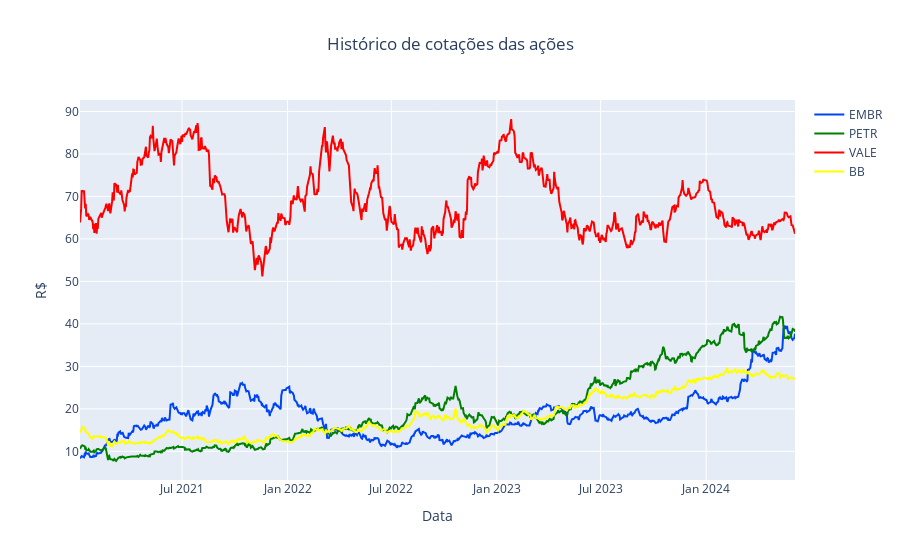

Notebook code for this chart:
### Markdown cell above
Durante o intervalo de tempo de 2021 até maio de 2024, o gráfico Box Plot e a descrição do df, destacam que a Petrobras e a Vale  tiveram as maiores variações de cotações. Enquanto, os demais tiveram variação mais estáveis e próxima entre si, apesar da Embraer ter tido vários Outliers devido sua alta recente dos preços.

### Code cell
# Criando gráfico das cotações
figura = px.line(title = 'Histórico de cotações das ações')

for i, coluna in enumerate(df.columns):
    figura.add_scatter(x=df.index, y=df[coluna], name=coluna, line=dict(color=cores[i]))


figura.update_layout(
    xaxis_title='Data',
    yaxis_title='R$',
    title_x=0.5
)

figura.show()

### Figure 1 — Plotly figure (JSON) as saved in the notebook; plotly's stock layout.template omitted (floating-point values rounded to 4 significant figures; data arrays with more than 128 entries replaced by an {"elided": "..."} marker saying what was removed)
{"data": [{"hovertemplate": "<extra></extra>", "legendgroup": "", "line": {"color": "#636efa", "dash": "solid"}, "marker": {"symbol": "circle"}, "mode": "lines", "name": "", "orientation": "v", "showlegend": false, "type": "scatter", "xaxis": "x", "yaxis": "y"}, {"line": {"color": "#0045F5"}, "name": "EMBR", "type": "scatter", "x": {"elided": "851 str values"}, "y": {"elided": "851 float values"}}, {"line": {"color": "green"}, "name": "PETR", "type": "scatter", "x": {"elided": "851 str values"}, "y": {"elided": "851 float values"}}, {"line": {"color": "red"}, "name": "VALE", "type": "scatter", "x": {"elided": "851 str values"}, "y": {"elided": "851 float values"}}, {"line": {"color": "yellow"}, "name": "BB", "type": "scatter", "x": {"elided": "851 str values"}, "y": {"elided": "851 float values"}}], "layout": {"legend": {"tracegroupgap": 0}, "title": {"text": "Histórico de cotações das ações", "x": 0.5}, "xaxis": {"anchor": "y", "domain": [0, 1], "title": {"text": "Data"}}, "yaxis": {"anchor": "x", "domain": [0, 1], "title": {"text": "R$"}}}}
